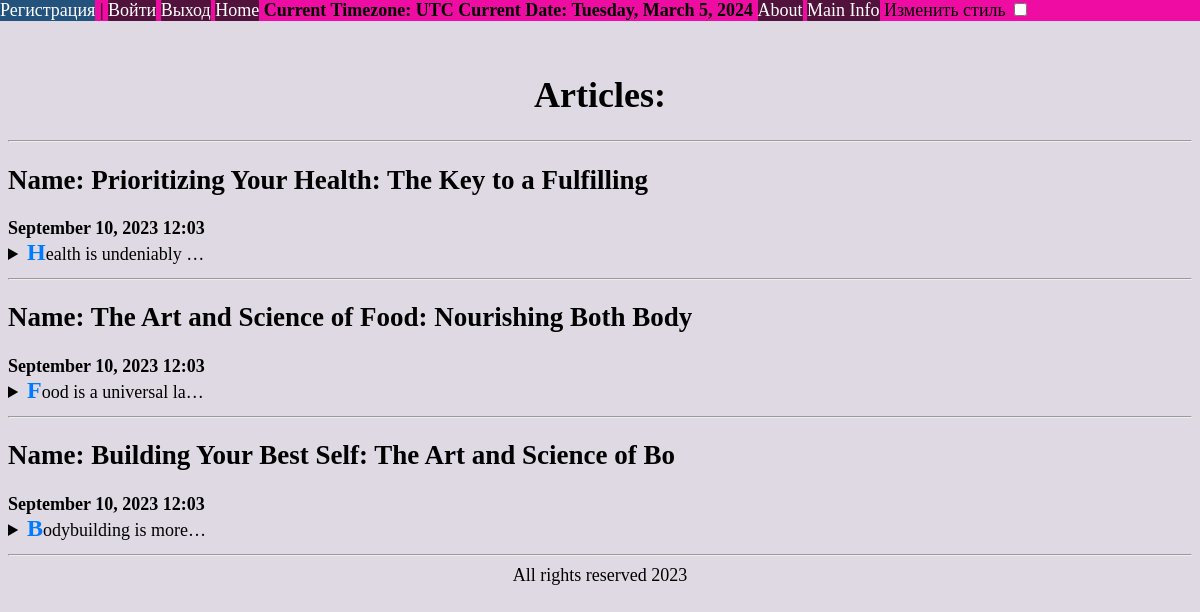
The app's page /article_list/, older data.
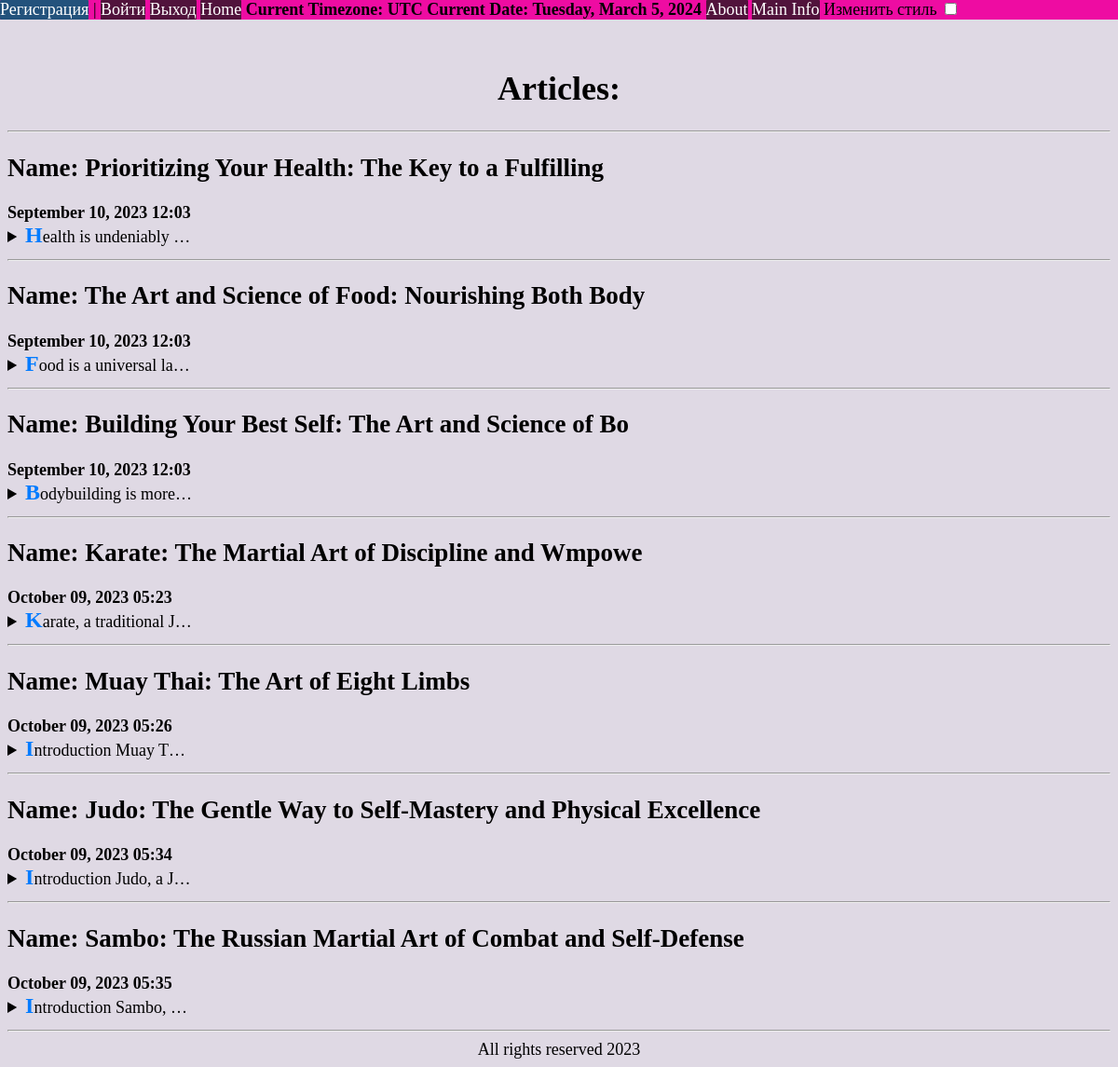
The same page, newer data.
### gym/models.py (models this page shows, shortened)
class Article(models.Model):
    name = models.CharField(max_length=100, verbose_name='ArticleName')
    content = models.TextField(max_length=10000)
    timestamp = models.DateTimeField(auto_now_add=True, verbose_name='DataTime', null=True)
    def get_first_sentence(self):
        return self.content[0:self.content.find('.')+1]

### gym/views.py (the view)
# urls.py: path('article_list/', view_article_list, name='article_list'),
def view_article_list(request):
    articles = Article.objects.all()
    context = {'article_list': articles}
    return render(request=request, template_name='gym/LabWork1/article_list3.html', context=context)

### gym/templates/gym/LabWork1/article_list3.html (shortened to what this page needs)
{% extends 'gym/base.html' %}
{% block content %}
<h1 align="center">Articles:</h1>
<hr>
{% for article in article_list %}
<article>
<h1>Name: {{article.name}}</h1>
  <b>{{ article.timestamp|date:"F d, Y H:i" }}</b>
    <details>
    <summary class="text">{{article.get_first_sentence}}</summary>
    </details>
    <hr>
</article>
{% endfor %}
{% endblock%}

Row changes from the older to the newer data that the page shows:
added Article: name "Karate: The Martial Art of Discipline and Wmpowe", timestamp "October 09, 2023 05:23", get_first_sentence "Karate, a traditional J…"
added Article: name "Muay Thai: The Art of Eight Limbs", timestamp "October 09, 2023 05:26", get_first_sentence "Introduction Muay T…"
added Article: name "Judo: The Gentle Way to Self-Mastery and Physical Excellence", timestamp "October 09, 2023 05:34", get_first_sentence "Introduction Judo, a J…"
added Article: name "Sambo: The Russian Martial Art of Combat and Self-Defense", timestamp "October 09, 2023 05:35", get_first_sentence "Introduction Sambo,…"
